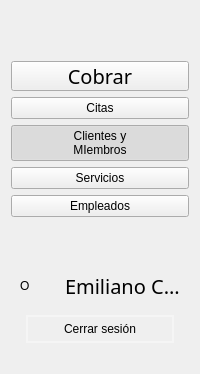
           <widget class="QWidget" name="widget_2" native="true">
            <property name="autoFillBackground">
             <bool>false</bool>
            </property>
            <property name="styleSheet">
             <string notr="true">QPushButton {
	border: none;
	color: rgba( 255, 255, 255, 0.4);
	width: 120px;
	font: 15pt &quot;.Inter UI&quot;;
	text-align: left;
	margin: 10px 0 10px 30px;
}

QPushButton:checked{
	color: #f0f0f0;
}

QPushButton:hover{
	color: #f0f0f0;
}

#cerrarSesionBtn:hover{
	background: #f5f5f5;
	color: #181818;
	border: #f5f5f5;	
}

#logoMenuImg{
	width: 20px;
	height: 20px;
}

#nombreLbl{
	color: #f5f5f5;
	height: 100px;
}


background-color: #131313;</string>
            </property>
            <layout class="QVBoxLayout" name="verticalLayout">
             <item>
              <widget class="QPushButton" name="cobrarMenuBtn">
               <property name="font">
                <font>
                 <family>.Inter UI</family>
                 <pointsize>15</pointsize>
                 <weight>50</weight>
                 <italic>false</italic>
                 <bold>false</bold>
                </font>
               </property>
               <property name="cursor">
                <cursorShape>PointingHandCursor</cursorShape>
               </property>
               <property name="styleSheet">
                <string notr="true">margin-top: 50px;</string>
               </property>
               <property name="text">
                <string>Cobrar</string>
               </property>
               <property name="icon">
                <iconset>
                 <activeon>:/assets/assets/logo.png</activeon>
                </iconset>
               </property>
               <property name="iconSize">
                <size>
                 <width>0</width>
                 <height>0</height>
                </size>
               </property>
               <property name="checkable">
                <bool>true</bool>
               </property>
               <property name="checked">
                <bool>false</bool>
               </property>
              </widget>
             </item>
             <item>
              <widget class="QPushButton" name="citasMenuBtn">
               <property name="cursor">
                <cursorShape>PointingHandCursor</cursorShape>
               </property>
               <property name="styleSheet">
                <string notr="true"/>
               </property>
               <property name="text">
                <string>Citas</string>
               </property>
               <property name="checkable">
                <bool>true</bool>
               </property>
              </widget>
             </item>
             <item>
              <widget class="QPushButton" name="miembrosMenuBtn">
               <property name="cursor">
                <cursorShape>PointingHandCursor</cursorShape>
               </property>
               <property name="styleSheet">
                <string notr="true"/>
               </property>
               <property name="text">
                <string>Clientes y 
MIembros</string>
               </property>
               <property name="checkable">
                <bool>true</bool>
               </property>
               <property name="checked">
                <bool>true</bool>
               </property>
              </widget>
             </item>
             <item>
              <widget class="QPushButton" name="serviciosMenuBtn">
               <property name="cursor">
                <cursorShape>PointingHandCursor</cursorShape>
               </property>
               <property name="styleSheet">
                <string notr="true"/>
               </property>
               <property name="text">
                <string>Servicios</string>
               </property>
               <property name="checkable">
                <bool>true</bool>
               </property>
              </widget>
             </item>
             <item>
              <widget class="QPushButton" name="empleadosMenuBtn">
               <property name="cursor">
                <cursorShape>PointingHandCursor</cursorShape>
               </property>
               <property name="styleSheet">
                <string notr="true"/>
               </property>
               <property name="text">
                <string>Empleados</string>
               </property>
               <property name="checkable">
                <bool>true</bool>
               </property>
              </widget>
             </item>
             <item>
              <spacer name="verticalSpacer">
               <property name="orientation">
                <enum>Qt::Vertical</enum>
               </property>
               <property name="sizeHint" stdset="0">
                <size>
                 <width>20</width>
                 <height>40</height>
                </size>
               </property>
              </spacer>
             </item>
             <item>
              <widget class="QWidget" name="widget" native="true">
               <property name="styleSheet">
                <string notr="true"/>
               </property>
               <layout class="QHBoxLayout" name="horizontalLayout_2">
                <item>
                 <widget class="QLabel" name="logoMenuImg">
                  <property name="styleSheet">
                   <string notr="true"/>
                  </property>
                  <property name="text">
                   <string>O</string>
                  </property>
                 </widget>
                </item>
                <item>
                 <widget class="QLabel" name="nombreLbl">
                  <property name="font">
                   <font>
                    <family>Inter UI</family>
                    <pointsize>15</pointsize>
                    <weight>50</weight>
                    <bold>false</bold>
                   </font>
                  </property>
                  <property name="text">
                   <string>Emiliano C...</string>
                  </property>
                  <property name="scaledContents">
                   <bool>false</bool>
                  </property>
                  <property name="wordWrap">
                   <bool>true</bool>
                  </property>
                  <property name="textInteractionFlags">
                   <set>Qt::NoTextInteraction</set>
                  </property>
                 </widget>
                </item>
               </layout>
              </widget>
             </item>
             <item>
              <widget class="QPushButton" name="cerrarSesionBtn">
               <property name="cursor">
                <cursorShape>PointingHandCursor</cursorShape>
               </property>
               <property name="styleSheet">
                <string notr="true">text-align: center;
border: 2px solid rgba(255,255,255,0.4);
margin: 0px 15px 20px;
padding: 5px;</string>
               </property>
               <property name="text">
                <string>Cerrar sesión</string>
               </property>
              </widget>
             </item>
            </layout>
           </widget>
